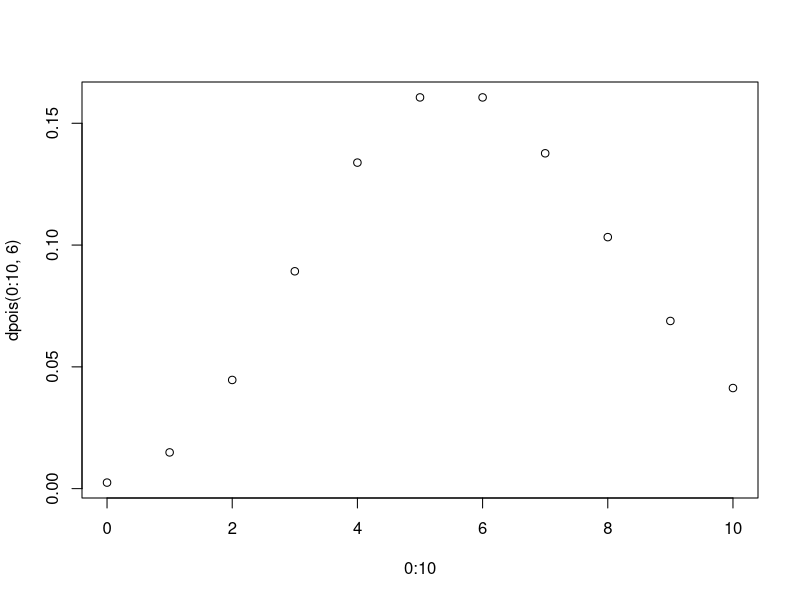
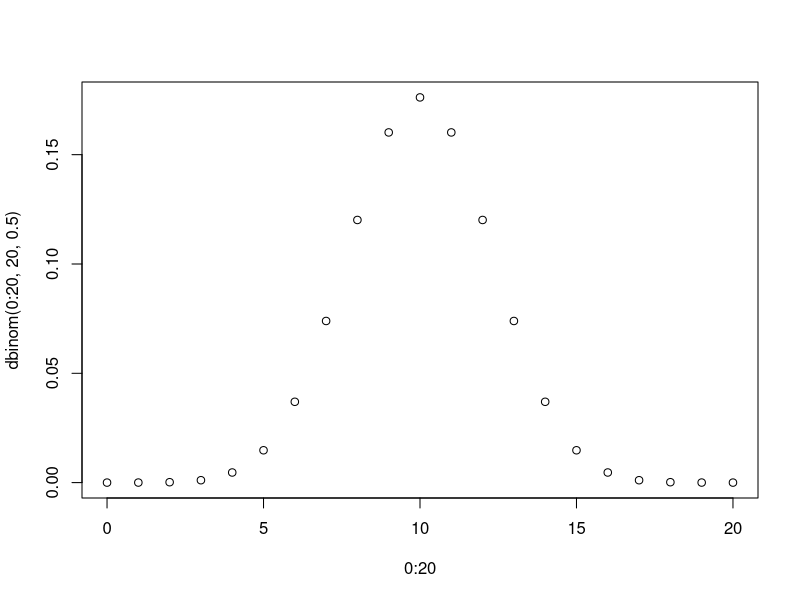
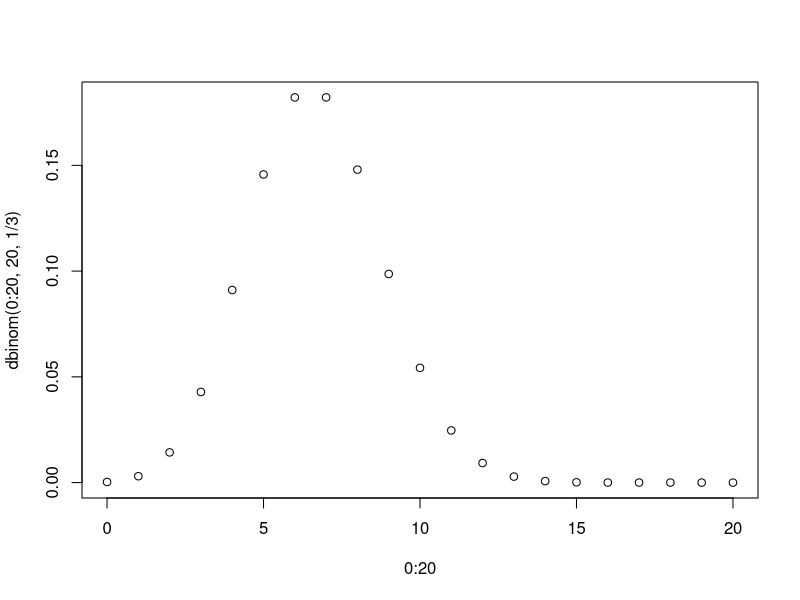

These charts were generated, in order, by the following R code:
setwd("/Users/Valentin/code/heig/pst/Exercices")

# Exemples du prof
plot(0:10, dpois(0:10, 6)) # proba de qqch qui arrive 6x par minute

# ----------------------------------------------------------------
# Exercice 1
# ----------------------------------------------------------------

# a)
plot(0:20, dbinom(0:20, 20, 0.5)) # 21 coefficiants de la proba 0.5
plot(0:20, dbinom(0:20, 20, 1/3)) # 21 coefficiants de la proba 1/3


# ----------------------------------------------------------------
# Exercice 2
# ----------------------------------------------------------------

# a)
x = 2 # nb de succès voulu
n = 20  # nb de tests
proba = 0.1 # la proba que la communication échoue
pbinom(x, n, proba, lower.tail = FALSE)

1 - sum(dbinom(0:2, 20, .1)) # variante du prof

# b)
nx = 4 # nb de succès voulus
np = 0.1 # la proba que la communication échoue
dgeom(nx, np)

# c)

# 0.045, voir iPad


